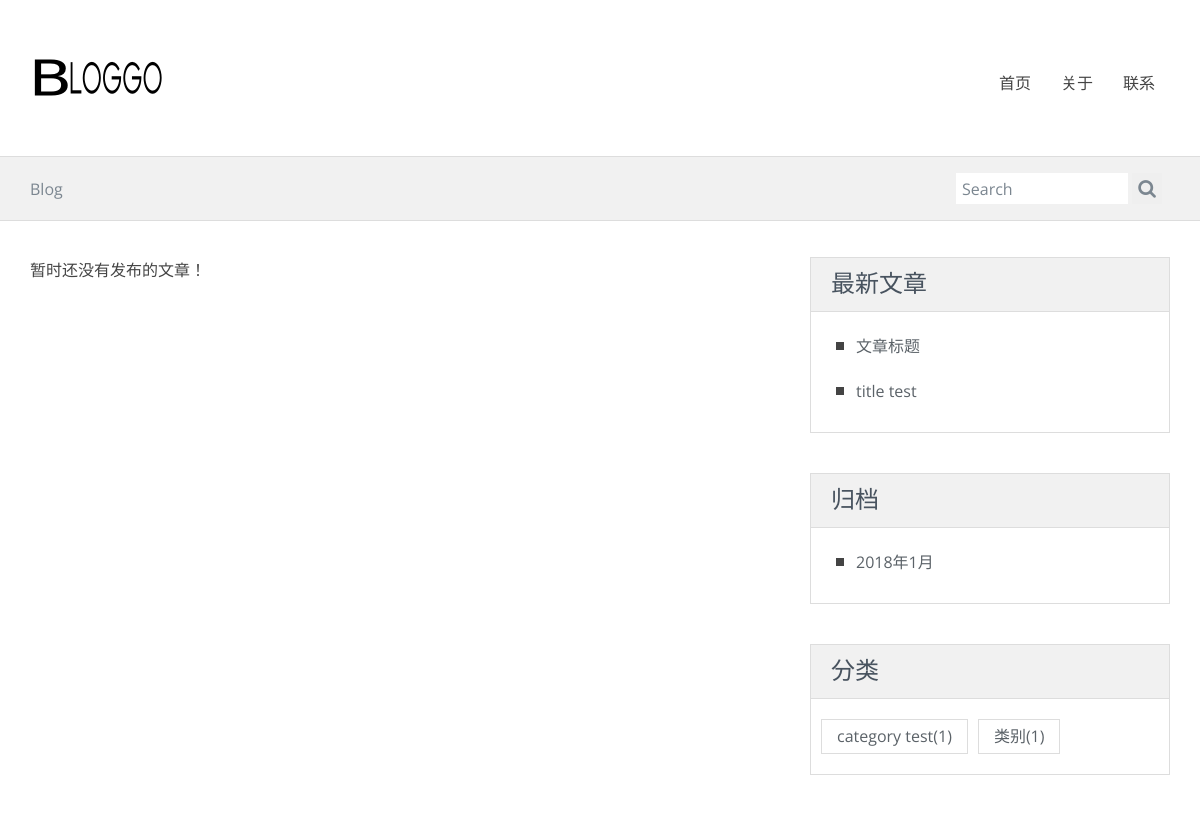
The app's page /archives/2018/3/, older data.
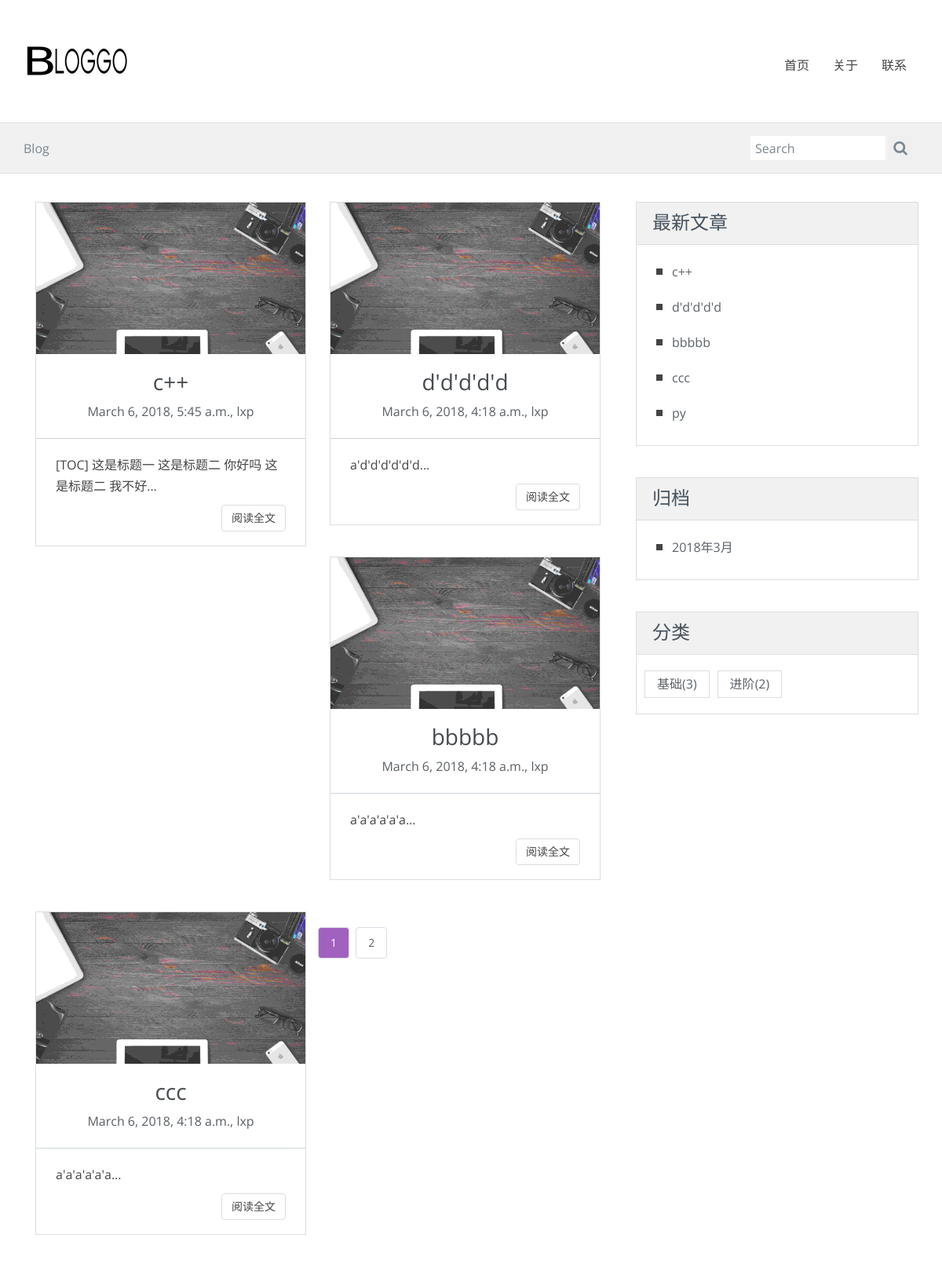
The same page, newer data.
### blog/models.py (models this page shows, shortened)
class Post(models.Model):
    title = models.CharField(max_length=70)
    body = models.TextField()
    created_time = models.DateTimeField()
    modified_time = models.DateTimeField()
    excerpt = models.CharField(max_length=200,blank=True)
    category = models.ForeignKey(Category,on_delete=models.CASCADE)
    tags = models.ManyToManyField(Tag,blank=True)
    author = models.ForeignKey(User,on_delete=models.CASCADE)
    views = models.PositiveIntegerField(default=0)
    def get_absolute_url(self):
        return reverse('blog:detail',kwargs={'pk':self.pk})

class Category(models.Model):
    name = models.CharField(max_length=100)

### blog/views.py (the view)
# urls.py: url(r'^archives/(?P<year>[0-9]{4})/(?P<month>[0-9]{1,2})/$',views.ArchivesView.as_view(),name='archives'),
class ArchivesView(IndexView):
    def get_queryset(self):
        year = self.kwargs.get('year')
        month = self.kwargs.get('month')
        return super(ArchivesView,self).get_queryset().filter(created_time__year=year,
                                                              created_time__month=month,
                                                              ).order_by('-created_time')

### blog/templatetags/blog_tags.py (called while the page is built)
@register.simple_tag
def get_recent_posts(num=5):
    return Post.objects.all().order_by('-created_time')[:num]

@register.simple_tag
def archives():
    return Post.objects.dates('created_time','month',order='DESC')

@register.simple_tag
def get_categories():
    return Category.objects.annotate(num_posts=Count('post')).filter(num_posts__gt=0)

### blog/views.py (called while the page is built)
    def get_context_data(self,**kwargs):
        context = super().get_context_data(**kwargs)
        paginator = context.get('paginator')
        page = context.get('page_obj')
        is_paginated = context.get('is_paginated')
        pagination_data = self.pagination_data(paginator, page, is_paginated)
        context.update(pagination_data)
        return context

### templates/blog/index.html (shortened to what this page needs)
{% extends 'blog/base.html' %}
{% load staticfiles %}
{% block main %}
    {% for post in post_list %}
        <div class="col-md-6 col-sm-6">
        <article class=" blog-teaser">
                    <header>
                        <img src="{% static 'blog/img/1.jpg' %}" alt="">
                        <h3>
                            <a href="{{post.get_absolute_url}}">{{post.title}}</a>
                        </h3>
                        <span class="meta">{{post.created_time}}, {{ post.author }}</span>
                        <hr>
                    </header>
                    <div class="body">
                        {{ post.excerpt }}...
                    </div>
                    <div class="clearfix">
                        <a href="{{ post.get_absolute_url }}" class="btn btn-clean-one">阅读全文</a>
                    </div>
        </article>
        </div>
    {% empty %}
        <div class="no-post">暂时还没有发布的文章！</div>
    {% endfor %}
 {% if is_paginated %}
        <div class="pagination">
     <a class="current-page" href="?page={{ page_obj.number }}">{{ page_obj.number }}</a>
    {% if right %}
        {% for i in right %}
            <a href="?page={{ i }}">{{ i }}</a>
        {% endfor %}
    {% endif %}
    </div>
{% endif %}
{% endblock main %}

### templates/blog/base.html (shortened to what the changed rows need)
{% load staticfiles %}
{% load blog_tags %}
<!DOCTYPE html>
<html lang="en">
<head>
    <link rel="stylesheet" href="{% static 'blog/css/Myown.css' %}">
    <link rel="stylesheet" href="{% static 'blog/css/bootstrap.min.css' %}">
    <link rel="stylesheet" href="{% static 'blog/css/font-awesome/css/font-awesome.min.css' %}">
    <link rel="stylesheet" href="{% static 'blog/css/style.css' %}" id="theme-styles">
</head>
<body>
    <div class="widewrapper main">
        <div class="container">
            <div class="row">
                <div class="col-md-8 blog-main">
                    {% block main %}
                    {% endblock main %}
                </div>
                <aside class="col-md-4 blog-aside">
                    <div class="aside-widget">
                        <div class="body">
                            {% get_recent_posts as recent_post_list %}
                            <ul class="clean-list">
                                {% for post in recent_post_list %}
                                <li>
                                <a href="{{ post.get_absolute_url }}">{{ post.title}}</a>
                                </li>
                                {% empty %}
			             	    暂无文章！
			            		{% endfor %}
                            </ul>
                        </div>
                    </div>
                    <div class="aside-widget">
                        <div class="body">
                            {% archives as date_list %}
                            <ul class="clean-list">
                                {% for date in date_list %}
                                <li>
                                 <a href="{% url 'blog:archives' date.year date.month %}">{{date.year}}年{{date.month}}月</a>
                                </li>
                                {% empty %}
		                			暂无归档！
			             		{% endfor %}
                            </ul>
                        </div>
                    </div>
                    <div class="aside-widget">
                        <div class="body clearfix">
                            {% get_categories as category_list %}
                            <ul class="tags">
                                {% for category in category_list %}
                                 <li>
                                    <a href="{% url 'blog:category' category.pk %}">{{category.name}}<span class="post-count">({{ category.num_posts }})</span></a>
                                 </li>
                                {% empty %}
				                	暂无分类！
			            		{% endfor %}
                            </ul>
                        </div>
                    </div>
                </aside>
            </div>
        </div>
    </div>
</body>
</html>

Row changes from the older to the newer data that the page shows:
removed Post: title "文章标题", shown under "最新文章"
removed Post: title "title test", shown under "最新文章"
removed Category: name "category test", num_posts "1"
removed Category: name "类别", num_posts "1"
added Post: title "c++", created_time "March 6, 2018, 5:45 a.m.", author "lxp", excerpt "[TOC] 这是标题一 这是标题二 你好吗 这是标题二 我不好"
added Post: title "d'd'd'd'd", created_time "March 6, 2018, 4:18 a.m.", author "lxp", excerpt "a'd'd'd'd'd'd"
added Post: title "bbbbb", created_time "March 6, 2018, 4:18 a.m.", author "lxp", excerpt "a'a'a'a'a'a"
added Post: title "ccc", created_time "March 6, 2018, 4:18 a.m.", author "lxp", excerpt "a'a'a'a'a'a"
added Post: title "py", shown under "最新文章"
added Category: name "基础", num_posts "3"
added Category: name "进阶", num_posts "2"
Text that changed along with them:
{{ page_obj.number }}: (not shown) → "1"
new list line: "2"
new list line: "2018 年 3 月"
text no longer shown: "暂时还没有发布的文章！"
list line gone: "2018 年 1 月"
